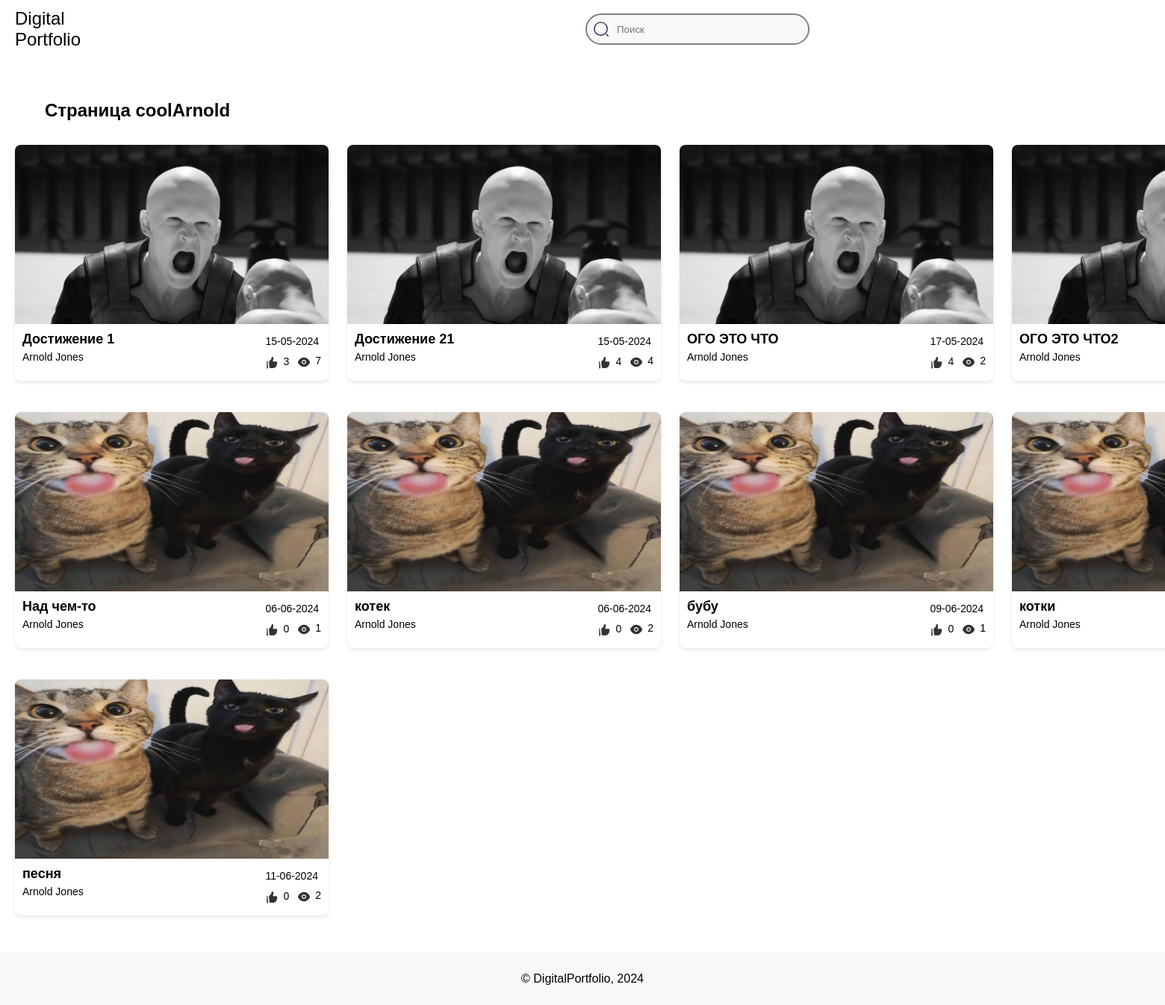
The page /coolarnold/ on the database as committed earlier.
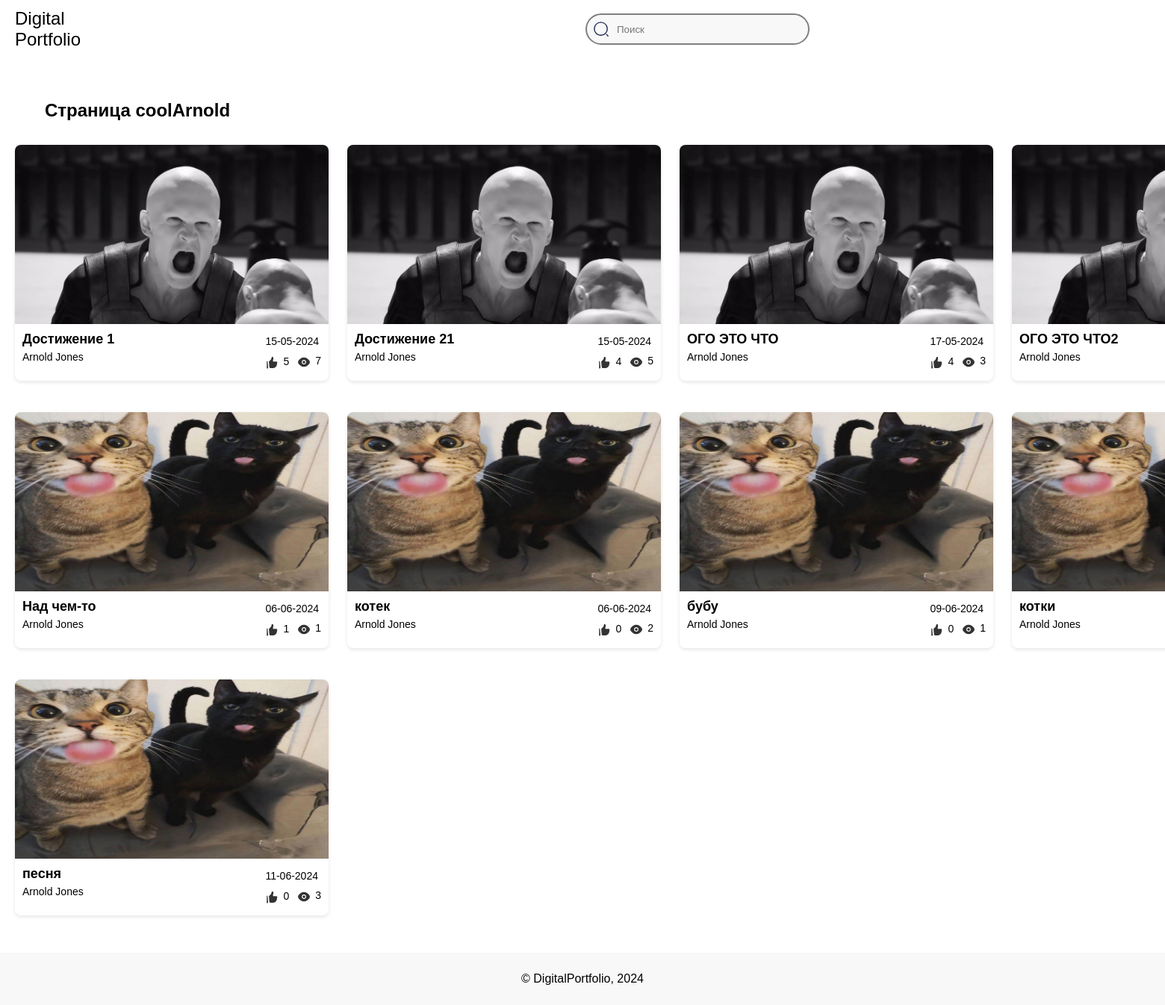
The same page on the database as committed later.
### main/models.py (models this page shows, shortened)
class Achievements(models.Model):
    title = models.CharField(max_length=50)
    preview = models.ImageField(
        null=True,
        validators=[
            FileExtensionValidator(allowed_extensions=['jpg', 'jpeg', 'png']),
        ]
    )
    file = models.FileField(
        validators=[
            FileExtensionValidator(allowed_extensions=['jpg', 'jpeg', 'png', 'pdf', 'ogg', 'mp3']),
        ]
    )
    pub_date = models.DateTimeField(auto_now_add=True)
    likes = models.IntegerField(default=0)
    views = models.IntegerField(default=0)
    liked_by = models.ManyToManyField(User, related_name='liked_achievements', blank=True)
    author = models.ForeignKey(
        User,
        on_delete=models.CASCADE,
        null=True,
    )
    objects = models.Manager()
    def formatted_likes(self):
        return format_number_with_suffix(self.likes)
    def formatted_views(self):
        return format_number_with_suffix(self.views)
    class Meta:
        verbose_name = 'Achievement'
        verbose_name_plural = 'Achievements'

### main/views.py (the view)
# urls.py: path('<slug:slug>/', UserProfileDetailView.as_view(), name='user-detail'),
class UserProfileDetailView(DetailView):
    model = Profile
    template_name = 'main/about.html'
    context_object_name = 'profile'
    slug_field = 'slug'
    slug_url_kwarg = 'slug'
    def get(self, request, *args, **kwargs):
        query = request.GET.get('q')
        if query:
            try:
                user = User.objects.get(username=query)
                return redirect(reverse('user-detail', kwargs={'slug': slugify(user.username)}))
            except Exception:
                pass
        return super().get(request, *args, **kwargs)
    def get_context_data(self, **kwargs):
        context = super().get_context_data(**kwargs)
        profile = self.get_object()
        context['achievements'] = Achievements.objects.filter(author=profile.user)
        return context

### main/models.py (called while the page is built)
def format_number_with_suffix(value):
    if value >= 1000:
        return f"{value // 1000}k"
    else:
        return str(value)

### main/templates/main/about.html (shortened to what this page needs)
{% load static %}
<!DOCTYPE html>
<html lang="en">
<head>
    <link rel="stylesheet" href="{% static 'main/css/about.css' %}">
</head>
<body>
<header>
    <div class="logo">
        <p>Digital</p>
        <p>Portfolio</p>
    </div>
    <div class="search-bar">
        <form method="get">
            <div class="input-group">
                <input type="text" name="q" placeholder="Поиск">
            </div>
        </form>
    </div>
</header>
<main>
    <h1>Страница {{ profile.user.username }}</h1>
    {% if profile.is_private == False %}
    <div class="cards-container">
        {% for ach in achievements %}
        <div class="card" data-achievement-id="{{ ach.id }}">
            <a href="{% url 'increment-views' ach.id %}">
                <img class="ach-image" src="{{ ach.preview.url }}" alt="...">
            </a>
            <div class="details">
                <div>
                    <h2>{{ ach.title }}</h2>
                    <p>{{ profile.user.first_name }} {{ profile.user.last_name }}</p>
                </div>
                <div>
                    <p>{{ ach.pub_date|date:"d-m-Y" }}</p>
                    <div class="statistic">
                        <p class="likes">
                            <img src="{% static 'main/img/Like.svg' %}" width="19" height="19">
                            <span class="likes-count">{{ ach.formatted_likes }}</span>
                        </p>
                        <p class="views">
                            <img src="{% static 'main/img/Eye.svg' %}" width="20" height="20">
                            {{ ach.formatted_views }}
                        </p>
                    </div>
                </div>
            </div>
        </div>
        {% endfor %}
    </div>
    {% else %}
    <div class="closed">
        <img src="{% static 'main/img/Lock.png' %}" width="400" height="400">
        <p> Это закрытый профиль</p>
    </div>
    {% endif %}
</main>
<footer>
    <p>© DigitalPortfolio, 2024</p>
</footer>
</body>
</html>

Rows that differ between the two databases and show on the page:
changed Achievements "Достижение 1": formatted_likes "3" → "5"
changed Achievements "Достижение 21": formatted_views "4" → "5"
changed Achievements "ОГО ЭТО ЧТО": formatted_views "2" → "3"
changed Achievements "Над чем-то": formatted_likes "0" → "1"
changed Achievements "песня": formatted_views "2" → "3"
